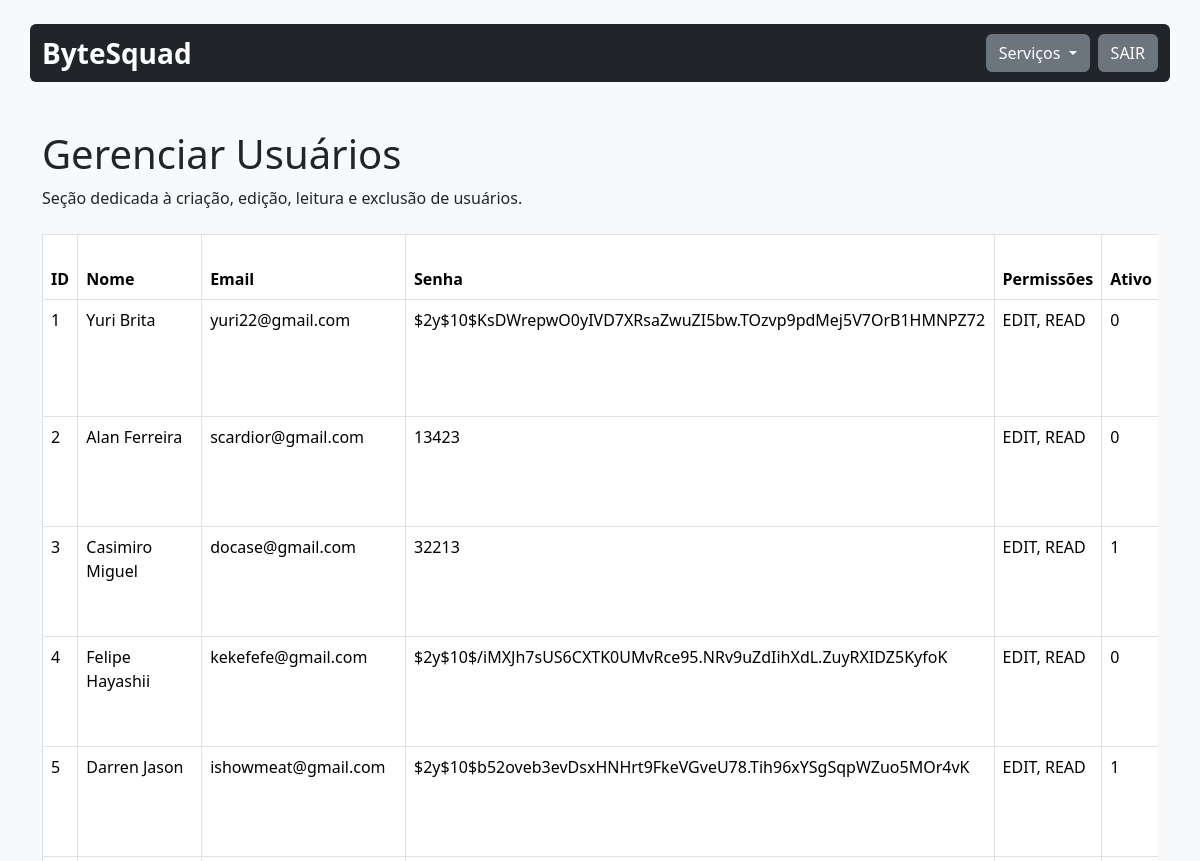
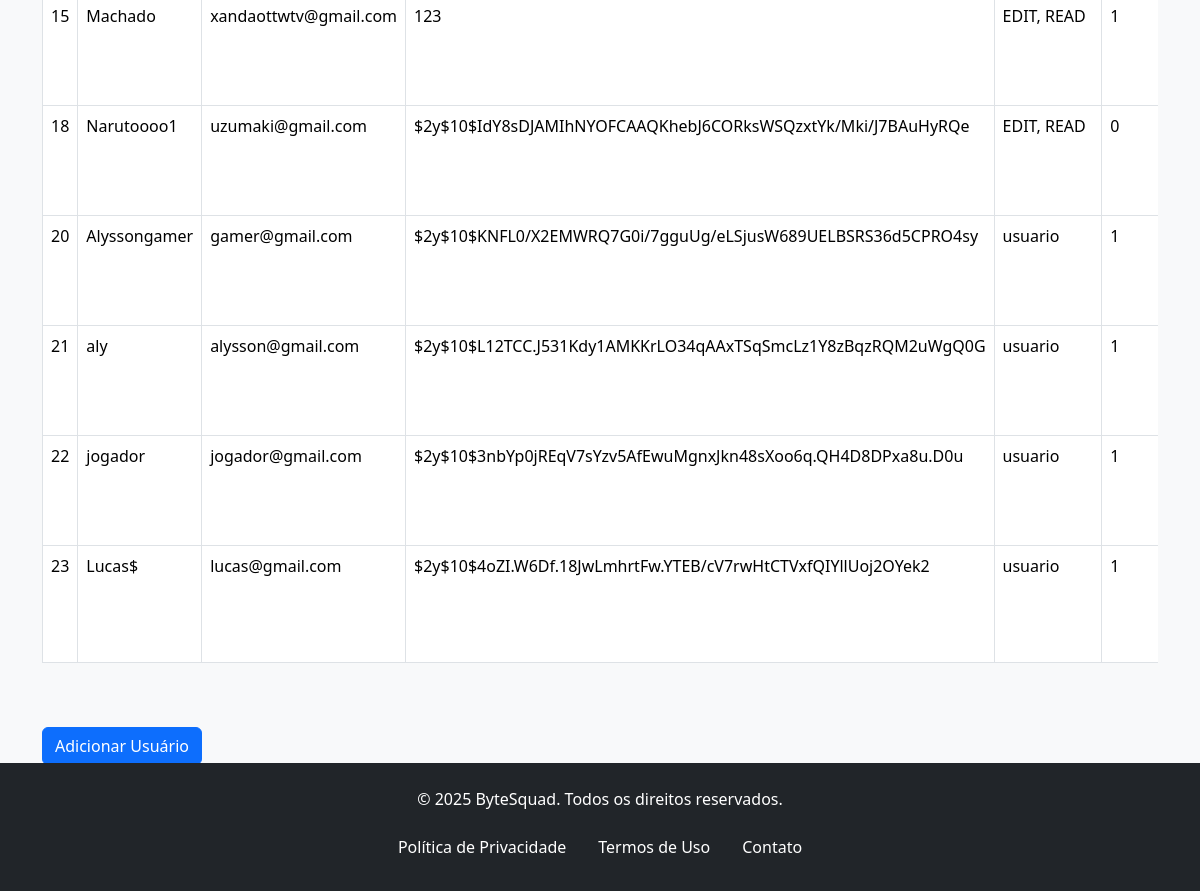
The app's page /gerenciarUsuario.php (signed in) with its own data (2 pictures, top to bottom).
### tables this page shows
CREATE TABLE `usuario` (
  `id` int(11) NOT NULL,
  `nome_usuario` varchar(20) NOT NULL,
  `email_usuario` varchar(150) NOT NULL,
  `senha_usuario` varchar(150) NOT NULL,
  `permissoes_usuario` text NOT NULL,
  `ativo_usuario` tinyint(1) NOT NULL,
  `url_foto` varchar(500) DEFAULT NULL,
  `telefone` varchar(40) DEFAULT NULL,
  `id_redesocial` int(11) DEFAULT NULL
);

### assets/classes/usuarios.class.php (called while the page is built, shortened)
<?php
require_once 'conexao.class.php';
class Usuarios
{
    private $con;
    public function __construct()
    {
        $this->con = new Conexao();
    }
    public function listar()
    {
        try {
            $sql = $this->con->conectar()->prepare("CALL ListarUsuario()");
            $sql->execute();
            return $sql->fetchAll();
        } catch (PDOException $ex) {
            echo "ERRO: " . $ex->getMessage();
        }
    }
}

### assets/classes/conexao.class.php (called while the page is built)
<?php
class Conexao{
    private $servidor;
    private $senha;
    private $usuario;
    private $banco;
    private static $pdo;
    public function __construct(){
        $this->servidor = "localhost";
        $this->banco = "bytesquad";
        $this->senha = "";
        $this->usuario = "root";
    }
    public function conectar(){
        try{
            if(is_null(self::$pdo)){
                self::$pdo = new PDO("mysql:host=".$this->servidor."; dbname=".$this->banco, $this->usuario, $this->senha);
            }
            return self::$pdo;
        } catch(PDOException $ex){
            echo $ex->getMessage();
        }
    }
}

### assets/classes/administrador.class.php (called while the page is built, shortened)
<?php
require_once 'conexao.class.php';
class Administrador
{
    private $permissoes;
    private $con;
    public function __construct()
    {
        $this->con = new Conexao();
    }
    public function setUsuario($id)
    {
        $sql = $this->con->conectar()->prepare("SELECT * FROM administrativo WHERE id_administrativo = :id");
        $sql->bindValue(":id", $id);
        $sql->execute();
        if ($sql->rowCount() > 0) {
            $sql = $sql->fetch();
            $this->permissoes = explode(', ', $sql['permissoes_admin']);
        }
    }
    public function temPermissoes($permissao)
    {
        if (isset($_SESSION['Logado'])) {
            $id = $_SESSION['Logado'];
            $this->setUsuario($id);
            return in_array($permissao, $this->permissoes);
        }
        return false;
    }
}

### gerenciarUsuario.php (the view, shortened to what this page needs)
<?php
include 'assets/inc/header.inc.php';
include 'assets/classes/usuarios.class.php';
$usuario = new Usuarios();
require_once './assets/classes/administrador.class.php';
$admin = new Administrador();
?>
<main class="container mt-5">
    <div class="header-content mb-4">
        <h1>Gerenciar Usuários</h1>
        <p>Seção dedicada à criação, edição, leitura e exclusão de usuários.</p>
    </div>
    <div class="table-responsive mb-5">
        <table class="table table-bordered table-hover">
            <thead class="thead-light">
                <tr>
                    <th>ID</th>
                    <th>Nome</th>
                    <th>Email</th>
                    <th>Senha</th>
                    <th>Permissões</th>
                    <th>Ativo</th>
                </tr>
            </thead>
            <tbody>
                <?php
                $lista = $usuario->listar();
                foreach ($lista as $item):
                ?>
                    <tr>
                        <td><?php echo $item['id'] ?></td>
                        <td><?php echo $item['nome_usuario'] ?></td>
                        <td><?php echo $item['email_usuario'] ?></td>
                        <td><?php echo $item['senha_usuario'] ?></td>
                        <td><?php echo $item['permissoes_usuario'] ?></td>
                        <td><?php echo $item['ativo_usuario'] ?></td>
                    </tr>
                <?php
                endforeach
                ?>
            </tbody>
        </table>
    </div>
    <?php if ($admin->temPermissoes('ADD')): ?>
    <button type="button" class="btn btn-primary" data-bs-toggle="modal" data-bs-target="#exampleModal">
        Adicionar Usuário
    </button>
    <?php endif; ?>
</main>
<?php include 'assets/inc/footer.inc.php'; ?>
</body>
</html>

### assets/inc/header.inc.php (style rules this page uses)
html { height: 100%; }
body { position: relative; margin: 0; min-height: 100%; padding-bottom: 7.85rem; }

### records on screen
usuario: id "1", nome_usuario "Yuri Brita", email_usuario "yuri22@gmail.com", senha_usuario "$2y$10$KsDWrepwO0yIVD7XRsaZwuZI5bw.TOzvp9pdMej5V7OrB1HMNPZ72", permissoes_usuario "EDIT, READ", ativo_usuario "0"
usuario: id "2", nome_usuario "Alan Ferreira", email_usuario "scardior@gmail.com", senha_usuario "13423", permissoes_usuario "EDIT, READ", ativo_usuario "0"
usuario: id "3", nome_usuario "Casimiro Miguel", email_usuario "docase@gmail.com", senha_usuario "32213", permissoes_usuario "EDIT, READ", ativo_usuario "1"
usuario: id "4", nome_usuario "Felipe Hayashii", email_usuario "kekefefe@gmail.com", senha_usuario "$2y$10$/iMXJh7sUS6CXTK0UMvRce95.NRv9uZdIihXdL.ZuyRXIDZ5KyfoK", permissoes_usuario "EDIT, READ", ativo_usuario "0"
usuario: id "5", nome_usuario "Darren Jason", email_usuario "ishowmeat@gmail.com", senha_usuario "$2y$10$b52oveb3evDsxHNHrt9FkeVGveU78.Tih96xYSgSqpWZuo5MOr4vK", permissoes_usuario "EDIT, READ", ativo_usuario "1"
usuario: id "15", nome_usuario "Machado", email_usuario "xandaottwtv@gmail.com", senha_usuario "123", permissoes_usuario "EDIT, READ", ativo_usuario "1"
usuario: id "18", nome_usuario "Narutoooo1", email_usuario "uzumaki@gmail.com", senha_usuario "$2y$10$IdY8sDJAMIhNYOFCAAQKhebJ6CORksWSQzxtYk/Mki/J7BAuHyRQe", permissoes_usuario "EDIT, READ", ativo_usuario "0"
usuario: id "20", nome_usuario "Alyssongamer", email_usuario "gamer@gmail.com", senha_usuario "$2y$10$KNFL0/X2EMWRQ7G0i/7gguUg/eLSjusW689UELBSRS36d5CPRO4sy", permissoes_usuario "usuario", ativo_usuario "1"
usuario: id "21", nome_usuario "aly", email_usuario "alysson@gmail.com", senha_usuario "$2y$10$L12TCC.J531Kdy1AMKKrLO34qAAxTSqSmcLz1Y8zBqzRQM2uWgQ0G", permissoes_usuario "usuario", ativo_usuario "1"
usuario: id "22", nome_usuario "jogador", email_usuario "jogador@gmail.com", senha_usuario "$2y$10$3nbYp0jREqV7sYzv5AfEwuMgnxJkn48sXoo6q.QH4D8DPxa8u.D0u", permissoes_usuario "usuario", ativo_usuario "1"
usuario: id "23", nome_usuario "Lucas$", email_usuario "lucas@gmail.com", senha_usuario "$2y$10$4oZI.W6Df.18JwLmhrtFw.YTEB/cV7rwHtCTVxfQIYllUoj2OYek2", permissoes_usuario "usuario", ativo_usuario "1"
